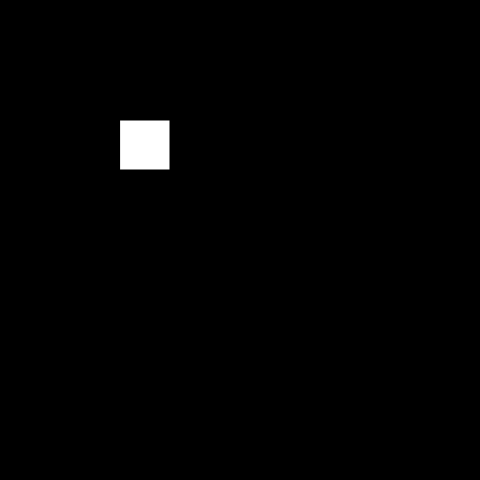
Frame 1 (no input)
Frame 60 (no input): identical to frame 1, image omitted
Frame 120 (the mouse pressed at the canvas centre since frame 60): identical to frame 1, image omitted

The p5.js sketch that drew this single still picture (run headless with seeded random() and noise() and a simulated clock; from frame 60 on, the mouse is pressed at the canvas centre):

// p5.js sketch
// ── sketch.js
var x = 120;
var y = 120;
function setup () {
  createCanvas (480, 480);
}

function draw () {
  background (0);

  if (keyIsPressed) {
    if (keyCode == LEFT_ARROW) {
      x = x - 10;
    } else if (keyCode == RIGHT_ARROW) {
      x = x + 10;
    }
    if (keyCode == UP_ARROW) {
      y = y - 10;
    } else if (keyCode == DOWN_ARROW) {
      y = y + 10;
    }
    if (key == 'd') {
      stroke (255, 255, 0);
      line (x + 10, y + 10, width, y);
 }
}
    fill (255);
    rect (x, y, 50, 50);
}
